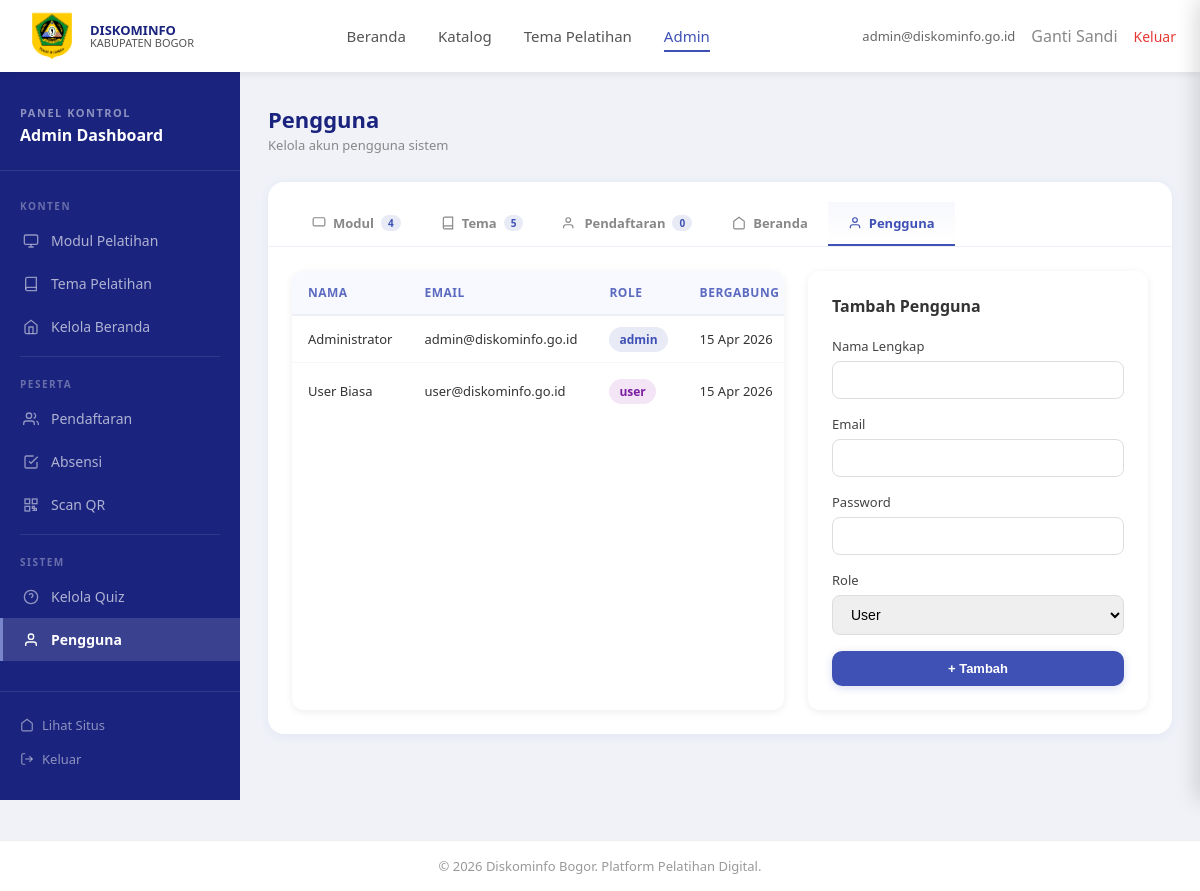
The app's page /admin/panel.php?tab=pengguna (signed in) with its own data.
### tables this page shows
CREATE TABLE users (
    id INT AUTO_INCREMENT PRIMARY KEY,
    nama_lengkap VARCHAR(100) NOT NULL,
    email VARCHAR(100) UNIQUE NOT NULL,
    password VARCHAR(255) NOT NULL,
    role ENUM('admin','user') DEFAULT 'user',
    created_at TIMESTAMP DEFAULT CURRENT_TIMESTAMP
);

### admin/panel.php (the view, shortened to what this page needs)
<?php
require_once '../includes/header.php';
$active_tab = $_GET['tab'] ?? 'modul';
$conn->query("CREATE TABLE IF NOT EXISTS notifikasi_admin (
    id INT AUTO_INCREMENT PRIMARY KEY, judul VARCHAR(200) NOT NULL, pesan TEXT,
    tipe ENUM('info','warning','danger') DEFAULT 'info', is_read TINYINT DEFAULT 0,
    created_at TIMESTAMP DEFAULT CURRENT_TIMESTAMP
) ENGINE=InnoDB DEFAULT CHARSET=utf8mb4");
$conn->query("CREATE TABLE IF NOT EXISTS tema_form_settings (
    id INT AUTO_INCREMENT PRIMARY KEY,
    tema_id INT NOT NULL UNIQUE,
    req_nik TINYINT DEFAULT 1,
    req_npwp TINYINT DEFAULT 1,
    req_rekening TINYINT DEFAULT 1,
    req_nama_bank TINYINT DEFAULT 1,
    req_kecamatan TINYINT DEFAULT 1,
    req_doc_ktp TINYINT DEFAULT 0,
    req_doc_npwp TINYINT DEFAULT 0,
    req_doc_rekening TINYINT DEFAULT 0,
    FOREIGN KEY (tema_id) REFERENCES tema_pelatihan(id) ON DELETE CASCADE
) ENGINE=InnoDB DEFAULT CHARSET=utf8mb4");
$moduls = $conn->query("SELECT m.*, k.nama as kategori_nama FROM modul m LEFT JOIN kategori k ON m.kategori_id=k.id ORDER BY m.created_at DESC")->fetch_all(MYSQLI_ASSOC);
$users = $conn->query("SELECT * FROM users ORDER BY created_at DESC")->fetch_all(MYSQLI_ASSOC);
$temas = $conn->query("SELECT t.*, (SELECT COUNT(*) FROM pendaftaran p WHERE p.tema_id=t.id) as total_daftar FROM tema_pelatihan t ORDER BY t.tanggal DESC")->fetch_all(MYSQLI_ASSOC);
$pendaftarans = $conn->query("SELECT pd.*, tp.judul as tema_judul, tp.id as tema_id FROM pendaftaran pd JOIN tema_pelatihan tp ON pd.tema_id=tp.id ORDER BY tp.judul ASC, TRIM(LOWER(pd.nama_lengkap)) ASC")->fetch_all(MYSQLI_ASSOC);
?>
<?php
$total_modul      = count($moduls);
$total_tema       = count($temas);
$total_pendaftar  = count($pendaftarans);
?>
<div class="admin-wrapper">
<aside class="admin-sidebar">
    <div class="admin-sidebar-brand">
        <span>Panel Kontrol</span>
        <h2>Admin Dashboard</h2>
    </div>
    <ul class="admin-nav">
        <li class="admin-nav-label">Konten</li>
        <li>
            <a href="?tab=modul" class="<?= $active_tab=='modul'?'active':'' ?>">
                <svg width="16" height="16" viewBox="0 0 24 24" fill="none" stroke="currentColor" stroke-width="2"><rect x="2" y="3" width="20" height="14" rx="2"/><path d="M8 21h8M12 17v4"/></svg>
                Modul Pelatihan
            </a>
        </li>
        <li>
            <a href="?tab=tema" class="<?= $active_tab=='tema'?'active':'' ?>">
                <svg width="16" height="16" viewBox="0 0 24 24" fill="none" stroke="currentColor" stroke-width="2"><path d="M4 19.5A2.5 2.5 0 0 1 6.5 17H20"/><path d="M6.5 2H20v20H6.5A2.5 2.5 0 0 1 4 19.5v-15A2.5 2.5 0 0 1 6.5 2z"/></svg>
                Tema Pelatihan
            </a>
        </li>
        <li>
            <a href="?tab=beranda" class="<?= $active_tab=='beranda'?'active':'' ?>">
                <svg width="16" height="16" viewBox="0 0 24 24" fill="none" stroke="currentColor" stroke-width="2"><path d="M3 9l9-7 9 7v11a2 2 0 0 1-2 2H5a2 2 0 0 1-2-2z"/><polyline points="9 22 9 12 15 12 15 22"/></svg>
                Kelola Beranda
            </a>
        </li>
        <div class="admin-nav-divider"></div>
        <li class="admin-nav-label">Peserta</li>
        <li>
            <a href="?tab=pendaftaran" class="<?= $active_tab=='pendaftaran'?'active':'' ?>">
                <svg width="16" height="16" viewBox="0 0 24 24" fill="none" stroke="currentColor" stroke-width="2"><path d="M17 21v-2a4 4 0 0 0-4-4H5a4 4 0 0 0-4 4v2"/><circle cx="9" cy="7" r="4"/><path d="M23 21v-2a4 4 0 0 0-3-3.87"/><path d="M16 3.13a4 4 0 0 1 0 7.75"/></svg>
                Pendaftaran
            </a>
        </li>
        <li>
            <a href="absensi.php" >
                <svg width="16" height="16" viewBox="0 0 24 24" fill="none" stroke="currentColor" stroke-width="2"><polyline points="9 11 12 14 22 4"/><path d="M21 12v7a2 2 0 0 1-2 2H5a2 2 0 0 1-2-2V5a2 2 0 0 1 2-2h11"/></svg>
                Absensi
            </a>
        </li>
        <li>
            <a href="scan-qr.php">
                <svg width="16" height="16" viewBox="0 0 24 24" fill="none" stroke="currentColor" stroke-width="2"><rect x="3" y="3" width="7" height="7"/><rect x="14" y="3" width="7" height="7"/><rect x="3" y="14" width="7" height="7"/><path d="M14 14h3v3h-3zM17 17h3v3h-3zM14 20h3"/></svg>
                Scan QR
            </a>
        </li>
        <div class="admin-nav-divider"></div>
        <li class="admin-nav-label">Sistem</li>
        <li>
            <a href="quiz.php">
                <svg width="16" height="16" viewBox="0 0 24 24" fill="none" stroke="currentColor" stroke-width="2"><circle cx="12" cy="12" r="10"/><path d="M9.09 9a3 3 0 0 1 5.83 1c0 2-3 3-3 3"/><line x1="12" y1="17" x2="12.01" y2="17"/></svg>
                Kelola Quiz
            </a>
        </li>
        <li>
            <a href="?tab=pengguna" class="<?= $active_tab=='pengguna'?'active':'' ?>">
                <svg width="16" height="16" viewBox="0 0 24 24" fill="none" stroke="currentColor" stroke-width="2"><path d="M20 21v-2a4 4 0 0 0-4-4H8a4 4 0 0 0-4 4v2"/><circle cx="12" cy="7" r="4"/></svg>
                Pengguna
            </a>
        </li>
    </ul>
    <div class="admin-sidebar-footer">
        <a href="../index.php">
            <svg width="14" height="14" viewBox="0 0 24 24" fill="none" stroke="currentColor" stroke-width="2"><path d="M3 9l9-7 9 7v11a2 2 0 0 1-2 2H5a2 2 0 0 1-2-2z"/></svg>
            Lihat Situs
        </a>
        <a href="../auth/logout.php">
            <svg width="14" height="14" viewBox="0 0 24 24" fill="none" stroke="currentColor" stroke-width="2"><path d="M9 21H5a2 2 0 0 1-2-2V5a2 2 0 0 1 2-2h4"/><polyline points="16 17 21 12 16 7"/><line x1="21" y1="12" x2="9" y2="12"/></svg>
            Keluar
        </a>
    </div>
</aside>
<main class="admin-main">
    <div class="admin-topbar">
        <div class="admin-topbar-left">
            <?php
            $tab_titles = [
                'modul'       => ['Modul Pelatihan', 'Kelola semua modul dan materi'],
                'tema'        => ['Tema Pelatihan', 'Kelola tema dan sesi pelatihan'],
                'pendaftaran' => ['Pendaftaran', 'Data peserta yang mendaftar'],
                'beranda'     => ['Kelola Beranda', 'Hero, pemberitaan & agenda'],
                'pengguna'    => ['Pengguna', 'Kelola akun pengguna sistem'],
            ];
            $t = $tab_titles[$active_tab] ?? ['Panel Admin', 'Kelola platform pelatihan'];
            ?>
            <h1><?= $t[0] ?></h1>
            <p><?= $t[1] ?></p>
        </div>
    </div>
    <div class="panel-card">
        <div class="panel-card-header">
            <nav class="admin-tabs">
                <a href="?tab=modul" class="admin-tab-btn <?= $active_tab=='modul'?'active':'' ?>">
                    <svg width="14" height="14" viewBox="0 0 24 24" fill="none" stroke="currentColor" stroke-width="2"><rect x="2" y="3" width="20" height="14" rx="2"/></svg>
                    Modul
                    <span class="admin-tab-badge"><?= $total_modul ?></span>
                </a>
                <a href="?tab=tema" class="admin-tab-btn <?= $active_tab=='tema'?'active':'' ?>">
                    <svg width="14" height="14" viewBox="0 0 24 24" fill="none" stroke="currentColor" stroke-width="2"><path d="M4 19.5A2.5 2.5 0 0 1 6.5 17H20"/><path d="M6.5 2H20v20H6.5A2.5 2.5 0 0 1 4 19.5v-15A2.5 2.5 0 0 1 6.5 2z"/></svg>
                    Tema
                    <span class="admin-tab-badge"><?= $total_tema ?></span>
                </a>
                <a href="?tab=pendaftaran" class="admin-tab-btn <?= $active_tab=='pendaftaran'?'active':'' ?>">
                    <svg width="14" height="14" viewBox="0 0 24 24" fill="none" stroke="currentColor" stroke-width="2"><path d="M17 21v-2a4 4 0 0 0-4-4H5a4 4 0 0 0-4 4v2"/><circle cx="9" cy="7" r="4"/></svg>
                    Pendaftaran
                    <span class="admin-tab-badge"><?= $total_pendaftar ?></span>
                </a>
                <a href="?tab=beranda" class="admin-tab-btn <?= $active_tab=='beranda'?'active':'' ?>">
                    <svg width="14" height="14" viewBox="0 0 24 24" fill="none" stroke="currentColor" stroke-width="2"><path d="M3 9l9-7 9 7v11a2 2 0 0 1-2 2H5a2 2 0 0 1-2-2z"/></svg>
                    Beranda
                </a>
                <a href="?tab=pengguna" class="admin-tab-btn <?= $active_tab=='pengguna'?'active':'' ?>">
                    <svg width="14" height="14" viewBox="0 0 24 24" fill="none" stroke="currentColor" stroke-width="2"><path d="M20 21v-2a4 4 0 0 0-4-4H8a4 4 0 0 0-4 4v2"/><circle cx="12" cy="7" r="4"/></svg>
                    Pengguna
                </a>
            </nav>
        </div>
        <div class="panel-card-body">
    <div id="tab-pengguna" class="tab-content <?= $active_tab=='pengguna'?'active':'' ?>">
        <div class="kategori-layout">
            <div class="data-table pengguna-table">
                <table>
                    <thead><tr><th>Nama</th><th>Email</th><th>Role</th><th>Bergabung</th><th>Aksi</th></tr></thead>
                    <tbody>
                        <?php foreach ($users as $u): ?>
                        <tr>
                            <td><?= htmlspecialchars($u['nama_lengkap']) ?></td>
                            <td><?= htmlspecialchars($u['email']) ?></td>
                            <td><span class="role-badge role-<?= $u['role'] ?>"><?= $u['role'] ?></span></td>
                            <td><?= date('d M Y', strtotime($u['created_at'])) ?></td>
                        </tr>
                        <?php endforeach; ?>
                    </tbody>
                </table>
            </div>
            <div class="card-form">
                <h3>Tambah Pengguna</h3>
                <form method="POST">
                    <div class="form-group"><label>Nama Lengkap</label>
                        <input type="text" name="nama_lengkap" class="form-control" style="width:100%;padding:10px 14px;border:1px solid #ddd;border-radius:8px;font-size:14px" required>
                    </div>
                    <div class="form-group"><label>Email</label>
                        <input type="email" name="email" class="form-control" style="width:100%;padding:10px 14px;border:1px solid #ddd;border-radius:8px;font-size:14px" required>
                    </div>
                    <div class="form-group"><label>Password</label>
                        <input type="password" name="password" class="form-control" style="width:100%;padding:10px 14px;border:1px solid #ddd;border-radius:8px;font-size:14px" required>
                    </div>
                    <div class="form-group"><label>Role</label>
                        <select name="role" class="form-control">
                            <option value="user">User</option>
                        </select>
                    </div>
                    <button type="submit" class="btn-primary" style="width:100%;justify-content:center">+ Tambah</button>
                </form>
            </div>
        </div>
    </div>
</div>
    </div>
</div>
<?php require_once '../includes/footer.php'; ?>

### admin/panel.php (style rules this page uses)
body { background: #f0f2f8; }
.admin-wrapper { display: flex; min-height: calc(100vh - 72px); }

### records on screen
users: nama_lengkap "Administrator", email "admin@diskominfo.go.id", role "admin", created_at "15 Apr 2026"
users: nama_lengkap "User Biasa", email "user@diskominfo.go.id", role "user", created_at "15 Apr 2026"

### other values on screen
$_SESSION['email'] "admin@diskominfo.go.id"
$t[0] "Pengguna"
$t[1] "Kelola akun pengguna sistem"
$total_modul "4"
$total_tema "5"
$total_pendaftar "0"
